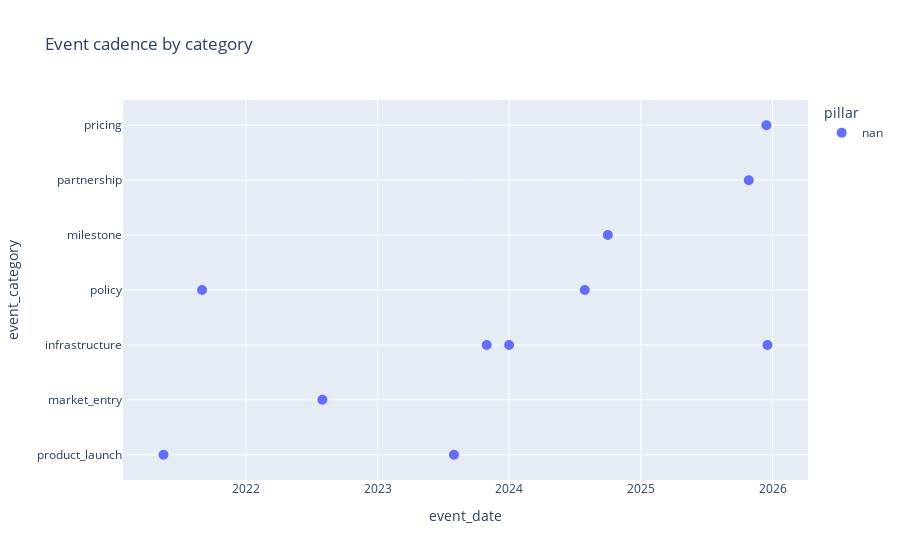

This figure's notebook cell:
### Code cell
fig = px.scatter(
    events,
    x="event_date",
    y="event_category",
    color="pillar",
    hover_data=["record_id", "indicator", "value_text", "notes"],
    title="Event cadence by category",
)
fig.update_traces(marker=dict(size=10))
fig.show()

### Figure 1 — Plotly figure (JSON) as saved in the notebook; plotly's stock layout.template omitted (floating-point values rounded to 4 significant figures)
{"data": [{"customdata": [["EVT_0001", "Telebirr Launch", "Launched", null], ["EVT_0002", "Safaricom Ethiopia Commercial Launch", "Launched", null], ["EVT_0003", "M-Pesa Ethiopia Launch", "Launched", null], ["EVT_0004", "Fayda Digital ID Program Rollout", "Launched", null], ["EVT_0005", "Foreign Exchange Liberalization", "Implemented", null], ["EVT_0006", "P2P Transaction Count Surpasses ATM", "Achieved", null], ["EVT_0007", "M-Pesa EthSwitch Integration", "Launched", null], ["EVT_0008", "EthioPay Instant Payment System Launch", "Launched", null], ["EVT_0009", "NFIS-II Strategy Launch", "Launched", null], ["EVT_0010", "Safaricom Ethiopia Price Increase", "Implemented", null], ["EVT_0011", "AfDB Digital Payments Initiative Support", "AfDB financing package to modernize Ethiopia's retail payment rails.", "Signals donor-backed infrastructure investment for EthSwitch and national QR rollout."]], "hovertemplate": "pillar=nan<br>event_date=%{x}<br>event_category=%{y}<br>record_id=%{customdata[0]}<br>indicator=%{customdata[1]}<br>value_text=%{customdata[2]}<br>notes=%{customdata[3]}<extra></extra>", "legendgroup": "nan", "marker": {"color": "#636efa", "size": 10, "symbol": "circle"}, "mode": "markers", "name": "nan", "orientation": "v", "showlegend": true, "type": "scatter", "x": ["2021-05-17T00:00:00.000000000", "2022-08-01T00:00:00.000000000", "2023-08-01T00:00:00.000000000", "2024-01-01T00:00:00.000000000", "2024-07-29T00:00:00.000000000", "2024-10-01T00:00:00.000000000", "2025-10-27T00:00:00.000000000", "2025-12-18T00:00:00.000000000", "2021-09-01T00:00:00.000000000", "2025-12-15T00:00:00.000000000", "2023-10-31T00:00:00.000000000"], "xaxis": "x", "y": ["product_launch", "market_entry", "product_launch", "infrastructure", "policy", "milestone", "partnership", "infrastructure", "policy", "pricing", "infrastructure"], "yaxis": "y"}], "layout": {"legend": {"title": {"text": "pillar"}, "tracegroupgap": 0}, "title": {"text": "Event cadence by category"}, "xaxis": {"anchor": "y", "domain": [0, 1], "title": {"text": "event_date"}}, "yaxis": {"anchor": "x", "domain": [0, 1], "title": {"text": "event_category"}}}}
